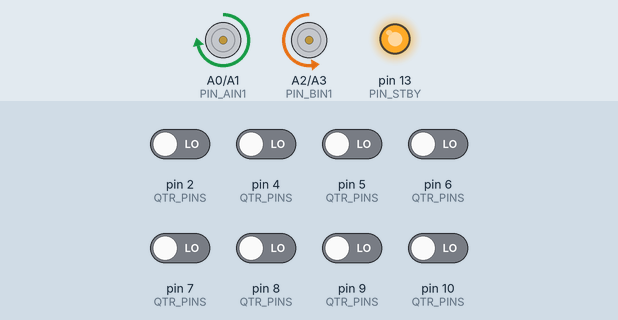
A sketch run on a simulated Arduino Uno, built with avr-gcc and run on an emulated ATmega328P. On the bench: motor-driver pin pairs drawn as motors (green arrow = first pin HIGH = forward, orange = second pin HIGH = backward, longer = more drive, scaled by the enable pin, stopped while the standby pin is LOW), output pins drawn as LEDs (lit = HIGH). Inputs (shaded band) come from the test bench; at power-on: pin 2 (QTR_PINS), pin 4 (QTR_PINS), pin 5 (QTR_PINS), pin 6 (QTR_PINS), pin 7 (QTR_PINS), pin 8 (QTR_PINS), pin 9 (QTR_PINS), pin 10 (QTR_PINS) LOW.

Above: at 8.1 s.
8.2 s: pin 4 (QTR_PINS) driven HIGH
At 8.5 s:
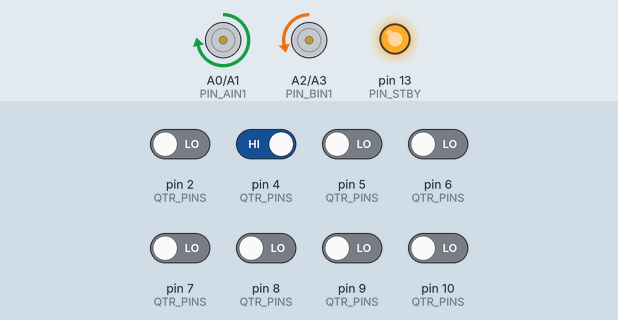
9.7 s: pin 2 (QTR_PINS) driven HIGH
At 10.9 s:
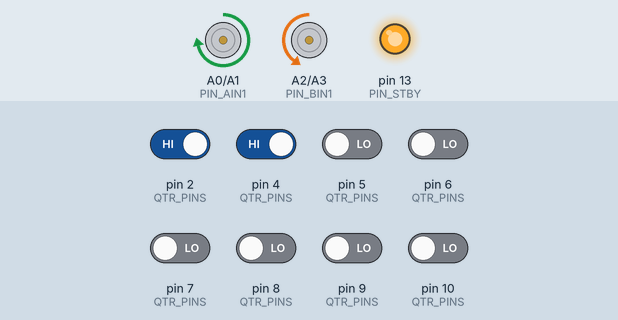
11.2 s: pin 5 (QTR_PINS) driven HIGH
At 12.0 s:
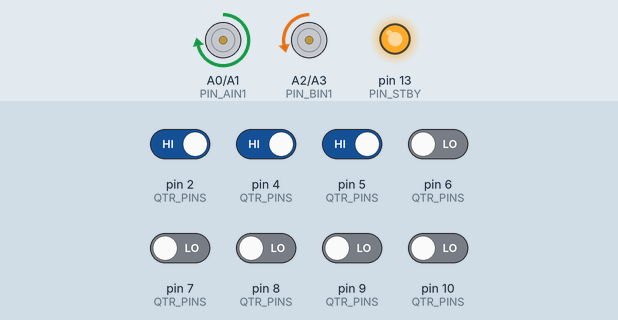
12.7 s: pin 7 (QTR_PINS) driven HIGH
At 13.2 s:
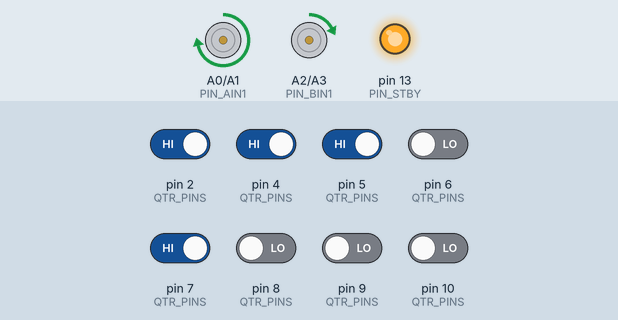
14.2 s: pin 6 (QTR_PINS) driven HIGH
At 15.4 s:
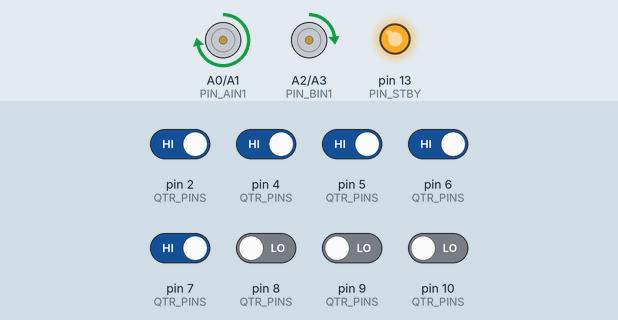
15.7 s: pin 8 (QTR_PINS) driven HIGH
At 16.6 s:
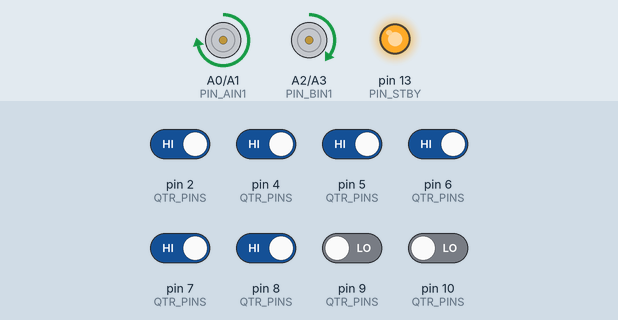
Timing chart, 0 to 18.2 s (numbered marks = the images above; inputs shaded):
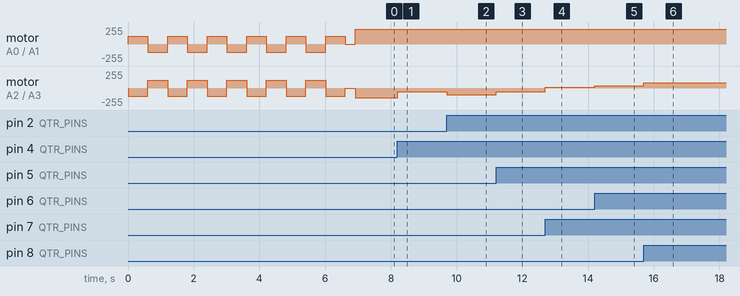

The sketch:

linepilot_aio.ino
```cpp
// (licence header left out)
// ======================
// MODE SELECTION (choose exactly ONE)
// ======================
// #define LINEPILOT_MODE_RULE_BASED
#define LINEPILOT_MODE_PD
// #define LINEPILOT_MODE_PID

#if (defined(LINEPILOT_MODE_RULE_BASED) + defined(LINEPILOT_MODE_PD) + defined(LINEPILOT_MODE_PID)) != 1
  #error "Select exactly ONE: LINEPILOT_MODE_RULE_BASED / LINEPILOT_MODE_PD / LINEPILOT_MODE_PID"
#endif


#if defined(LINEPILOT_MODE_RULE_BASED)

/*
  Project: LinePilot – Rule-Based Line Follower (L298N + 3 Digital Sensors)
  File: linepilot_rule_based.ino
  Author: Furkan Ege
  Board: Arduino UNO R3
  Version: 1.0
  Last Updated: 12/02/2025

  Description:
    Clean-room rule-based line follower for:
      - L298N dual H-bridge motor driver
      - 2 DC motors
      - 3 digital line sensors (Left/Center/Right)

    The robot follows the line using simple decision rules and
    uses "last seen direction" memory to recover when the line is lost.

  Features:
    - 3 digital sensors (L/C/R)
    - Rule-based decisions (no PID)
    - Last-seen memory for line reacquisition
    - Configurable line polarity (black line on white ground, or inverse)

  Wiring:
    L298N:
      ENA → D5 (PWM)
      IN1 → D6
      IN2 → D7
      IN3 → D8
      IN4 → D9
      ENB → D10 (PWM)

    Line Sensors (digital):
      Left   → D2
      Center → D3
      Right  → D4

  Libraries:
    - None

  Serial Baud:
    9600

  License: GPL-3.0
*/

// ======================
// User Settings
// ======================
static const bool LINE_IS_BLACK = true;  // true: black line on white ground, false: white line on black
static const int BASE_SPEED_PWM = 170;   // 0..255
static const int TURN_SPEED_PWM = 170;   // 0..255
static const int SEARCH_SPEED_PWM = 120; // 0..255 (line lost w/ no memory)

// If your sensor module outputs 1 on black (instead of common 0), flip this:
static const bool SENSOR_OUTPUT_IS_BLACK_HIGH = false;

// ======================
// Pin Map - L298N
// ======================
static const int PIN_ENA = 5;  // PWM (Motor A)
static const int PIN_IN1 = 6;
static const int PIN_IN2 = 7;

static const int PIN_IN3 = 8;
static const int PIN_IN4 = 9;
static const int PIN_ENB = 10; // PWM (Motor B)

// Sensors
static const int PIN_SENSOR_LEFT   = 2;
static const int PIN_SENSOR_CENTER = 3;
static const int PIN_SENSOR_RIGHT  = 4;

// ======================
// Types / State
// ======================
enum class LastSeen : uint8_t { None, Left, Right };
static LastSeen lastSeen = LastSeen::None;

// ======================
// Helpers - Sensor Logic
// ======================
static inline int digitalSeesBlack(int rawDigital) {
  // rawDigital is 0/1 from module.
  // Normalize to "black" = 1.
  if (SENSOR_OUTPUT_IS_BLACK_HIGH) {
    return (rawDigital == 1) ? 1 : 0;
  }
  return (rawDigital == 0) ? 1 : 0;
}

static inline int sensorOnLine(int rawDigital) {
  // Convert sensor reading to "on line" = 1
  const int isBlack = digitalSeesBlack(rawDigital);
  // If line is black, onLine == isBlack; else onLine == !isBlack
  return LINE_IS_BLACK ? isBlack : (isBlack == 0 ? 1 : 0);
}

// ======================
// Helpers - Motor Control
// ======================
static inline void setMotorA(int pwmSigned) {
  // Motor A: ENA + IN1/IN2
  pwmSigned = constrain(pwmSigned, -255, 255);

  if (pwmSigned < 0) {
    digitalWrite(PIN_IN1, LOW);
    digitalWrite(PIN_IN2, HIGH);
    analogWrite(PIN_ENA, abs(pwmSigned));
  } else {
    digitalWrite(PIN_IN1, HIGH);
    digitalWrite(PIN_IN2, LOW);
    analogWrite(PIN_ENA, pwmSigned);
  }
}

static inline void setMotorB(int pwmSigned) {
  // Motor B: ENB + IN3/IN4
  pwmSigned = constrain(pwmSigned, -255, 255);

  if (pwmSigned < 0) {
    digitalWrite(PIN_IN3, LOW);
    digitalWrite(PIN_IN4, HIGH);
    analogWrite(PIN_ENB, abs(pwmSigned));
  } else {
    digitalWrite(PIN_IN3, HIGH);
    digitalWrite(PIN_IN4, LOW);
    analogWrite(PIN_ENB, pwmSigned);
  }
}

static inline void drive(int leftPwm, int rightPwm) {
  // Convention: Motor A = Left, Motor B = Right (change if wiring differs)
  setMotorA(leftPwm);
  setMotorB(rightPwm);
}

static inline void stopMotors() {
  analogWrite(PIN_ENA, 0);
  analogWrite(PIN_ENB, 0);
}

static inline void driveForward(int pwm) {
  drive(pwm, pwm);
}

static inline void pivotLeft(int pwm) {
  // left reverse, right forward
  drive(-pwm, pwm);
}

static inline void pivotRight(int pwm) {
  // left forward, right reverse
  drive(pwm, -pwm);
}

// ======================
// Arduino
// ======================
void setup() {
  pinMode(PIN_ENA, OUTPUT);
  pinMode(PIN_IN1, OUTPUT);
  pinMode(PIN_IN2, OUTPUT);

  pinMode(PIN_IN3, OUTPUT);
  pinMode(PIN_IN4, OUTPUT);
  pinMode(PIN_ENB, OUTPUT);

  pinMode(PIN_SENSOR_LEFT, INPUT);
  pinMode(PIN_SENSOR_CENTER, INPUT);
  pinMode(PIN_SENSOR_RIGHT, INPUT);

  Serial.begin(9600);
  stopMotors();
}

void loop() {
  const int leftOnLine   = sensorOnLine(digitalRead(PIN_SENSOR_LEFT));
  const int centerOnLine = sensorOnLine(digitalRead(PIN_SENSOR_CENTER));
  const int rightOnLine  = sensorOnLine(digitalRead(PIN_SENSOR_RIGHT));

  // Decision rules:
  // 1) Center sees line -> go forward
  // 2) Left sees line   -> pivot left, remember left
  // 3) Right sees line  -> pivot right, remember right
  // 4) Wide line/intersection -> go forward
  // 5) Lost line -> pivot toward lastSeen, else slow forward search

  if (centerOnLine == 1 && leftOnLine == 0 && rightOnLine == 0) {
    driveForward(BASE_SPEED_PWM);
  } else if (leftOnLine == 1 && centerOnLine == 0) {
    pivotLeft(TURN_SPEED_PWM);
    lastSeen = LastSeen::Left;
  } else if (rightOnLine == 1 && centerOnLine == 0) {
    pivotRight(TURN_SPEED_PWM);
    lastSeen = LastSeen::Right;
  } else if (centerOnLine == 1 && (leftOnLine == 1 || rightOnLine == 1)) {
    driveForward(BASE_SPEED_PWM);
  } else {
    // Line lost
    if (lastSeen == LastSeen::Left) {
      pivotLeft(TURN_SPEED_PWM);
    } else if (lastSeen == LastSeen::Right) {
      pivotRight(TURN_SPEED_PWM);
    } else {
      driveForward(SEARCH_SPEED_PWM);
    }
  }
}

#endif


#if defined(LINEPILOT_MODE_PD)

/*
  Project: LinePilot – PD Line Follower (TB6612FNG + QTR-8)
  File: linepilot_pd.ino
  Author: Furkan Ege
  Board: Arduino UNO R3
  Version: 1.0
  Last Updated: 12/02/2025

  Description:
    Clean-room PD line follower using:
      - TB6612FNG motor driver (2 DC motors)
      - QTR-8 sensor array (RC type via QTRSensors library)
      - PD control: correction = Kp*error + Kd*derivative

    Optional obstacle sensor block is provided as commented code.

  Features:
    - QTR-8 position (0..7000)
    - Start-up calibration with in-place oscillation
    - PD control (stable, easy to tune)
    - Optional obstacle stop logic (commented)

  Wiring:
    QTR-8 (RC):
      Sensors → D2, D4, D5, D6, D7, D8, D9, D10

    TB6612FNG:
      PWMA → D3  (PWM)
      AIN1 → A0
      AIN2 → A1
      PWMB → D11 (PWM)
      BIN1 → A2
      BIN2 → A3
      STBY → D13

    Optional Obstacle Sensor:
      OUT → A4  (digital input)

  Libraries:
    - QTRSensors.h

  Serial Baud:
    9600

  License: GPL-3.0
*/

#include <QTRSensors.h>

// ======================
// User Settings
// ======================
static const float KP = 0.09f;
static const float KD = 0.80f;

static const int LEFT_BASE_PWM  = 170;   // 0..255
static const int RIGHT_BASE_PWM = 170;   // 0..255

static const int PWM_MIN = -220;
static const int PWM_MAX =  220;

// Track polarity (set false for black line on white ground in most cases)
static const bool INVERT_POSITION = false;

// Optional obstacle sensor pin
// static const int PIN_OBSTACLE = A4; // digital input

// ======================
// Pin Map - TB6612FNG
// ======================
static const int PIN_PWMA = 3;    // PWM (Left motor)
static const int PIN_AIN1 = A0;
static const int PIN_AIN2 = A1;

static const int PIN_PWMB = 11;   // PWM (Right motor)
static const int PIN_BIN1 = A2;
static const int PIN_BIN2 = A3;

static const int PIN_STBY = 13;

// ======================
// QTR-8 (RC) pins
// ======================
static const unsigned char QTR_PINS[8] = { 2, 4, 5, 6, 7, 8, 9, 10 };
QTRSensorsRC qtr(QTR_PINS, 8, 2500, QTR_NO_EMITTER_PIN);
unsigned int qtrValues[8];

// ======================
// State
// ======================
static int lastError = 0;

// ======================
// Motor Helpers
// ======================
static inline void tb6612Enable() {
  digitalWrite(PIN_STBY, HIGH);
}

static inline void setTb6612Motor(int pwmPin, int in1Pin, int in2Pin, int speedSigned) {
  speedSigned = constrain(speedSigned, -255, 255);

  if (speedSigned < 0) {
    digitalWrite(in1Pin, LOW);
    digitalWrite(in2Pin, HIGH);
    analogWrite(pwmPin, abs(speedSigned));
  } else {
    digitalWrite(in1Pin, HIGH);
    digitalWrite(in2Pin, LOW);
    analogWrite(pwmPin, speedSigned);
  }
}

static inline void driveMotors(int leftPwm, int rightPwm) {
  leftPwm  = constrain(leftPwm,  PWM_MIN, PWM_MAX);
  rightPwm = constrain(rightPwm, PWM_MIN, PWM_MAX);

  setTb6612Motor(PIN_PWMA, PIN_AIN1, PIN_AIN2, leftPwm);
  setTb6612Motor(PIN_PWMB, PIN_BIN1, PIN_BIN2, rightPwm);
}

static inline void stopMotors() {
  analogWrite(PIN_PWMA, 0);
  analogWrite(PIN_PWMB, 0);
}

// ======================
// QTR Calibration
// ======================
static void calibrateQtrWithOscillation() {
  const int swingPwm = 120;

  for (int i = 0; i < 220; i++) {
    const bool swingRight = (i % 40) < 20;
    if (swingRight) {
      // pivot right
      driveMotors(+swingPwm, -swingPwm);
    } else {
      // pivot left
      driveMotors(-swingPwm, +swingPwm);
    }

    qtr.calibrate();
    delay(5);
  }

  stopMotors();
  delay(300);
}

// ======================
// Arduino
// ======================
void setup() {
  pinMode(PIN_PWMA, OUTPUT);
  pinMode(PIN_AIN1, OUTPUT);
  pinMode(PIN_AIN2, OUTPUT);

  pinMode(PIN_PWMB, OUTPUT);
  pinMode(PIN_BIN1, OUTPUT);
  pinMode(PIN_BIN2, OUTPUT);

  pinMode(PIN_STBY, OUTPUT);

  // Optional obstacle sensor
  // pinMode(PIN_OBSTACLE, INPUT);

  Serial.begin(9600);

  tb6612Enable();
  stopMotors();

  calibrateQtrWithOscillation();
}

void loop() {
  // Optional obstacle stop logic (uncomment to use)
  /*
  if (digitalRead(PIN_OBSTACLE) == HIGH) {
    stopMotors();
    delay(10);
    return;
  }
  */

  unsigned int position = qtr.readLine(qtrValues); // 0..7000
  if (INVERT_POSITION) {
    position = 7000 - position;
  }

  const int error = (int)position - 3500;
  const int derivative = error - lastError;
  lastError = error;

  const int correction = (int)(KP * error + KD * derivative);

  const int leftPwm  = LEFT_BASE_PWM  - correction;
  const int rightPwm = RIGHT_BASE_PWM + correction;

  driveMotors(leftPwm, rightPwm);
}

#endif


#if defined(LINEPILOT_MODE_PID)

/*
  Project: LinePilot – PID Line Follower (TB6612FNG + QTR-8)
  File: linepilot_pid.ino
  Author: Furkan Ege
  Board: Arduino UNO R3
  Version: 1.0
  Last Updated: 12/02/2025

  Description:
    Clean-room PID line follower using:
      - TB6612FNG motor driver (2 DC motors)
      - QTR-8 sensor array (RC type via QTRSensors library)
      - PID control with anti-windup (integral clamp)

    Optional obstacle sensor block is provided as commented code.

  Features:
    - QTR-8 position (0..7000)
    - Start-up calibration with oscillation
    - PID control (P + I + D)
    - Integral clamp (anti-windup)
    - Optional obstacle stop logic (commented)

  Wiring:
    QTR-8 (RC):
      Sensors → D2, D4, D5, D6, D7, D8, D9, D10

    TB6612FNG:
      PWMA → D3  (PWM)
      AIN1 → A0
      AIN2 → A1
      PWMB → D11 (PWM)
      BIN1 → A2
      BIN2 → A3
      STBY → D13

    Optional Obstacle Sensor:
      OUT → A4  (digital input)

  Libraries:
    - QTRSensors.h

  Serial Baud:
    9600

  License: GPL-3.0
*/

#include <QTRSensors.h>

// ======================
// User Settings
// ======================
static const float KP = 0.07f;
static const float KI = 0.00008f;
static const float KD = 1.80f;

static const int LEFT_BASE_PWM  = 165;
static const int RIGHT_BASE_PWM = 165;

static const int PWM_MIN = -220;
static const int PWM_MAX =  220;

// Track polarity
static const bool INVERT_POSITION = false;

// Anti-windup clamp
static const long INTEGRAL_MIN = -20000L;
static const long INTEGRAL_MAX =  20000L;

// Optional obstacle sensor pin
// static const int PIN_OBSTACLE = A4; // digital input

// ======================
// Pin Map - TB6612FNG
// ======================
static const int PIN_PWMA = 3;    // PWM (Left motor)
static const int PIN_AIN1 = A0;
static const int PIN_AIN2 = A1;

static const int PIN_PWMB = 11;   // PWM (Right motor)
static const int PIN_BIN1 = A2;
static const int PIN_BIN2 = A3;

static const int PIN_STBY = 13;

// ======================
// QTR-8 (RC)
// ======================
static const unsigned char QTR_PINS[8] = { 2, 4, 5, 6, 7, 8, 9, 10 };
QTRSensorsRC qtr(QTR_PINS, 8, 2500, QTR_NO_EMITTER_PIN);
unsigned int qtrValues[8];

// ======================
// State
// ======================
static int lastError = 0;
static long integral = 0;

// ======================
// Motor Helpers
// ======================
static inline void tb6612Enable() {
  digitalWrite(PIN_STBY, HIGH);
}

static inline void setTb6612Motor(int pwmPin, int in1Pin, int in2Pin, int speedSigned) {
  speedSigned = constrain(speedSigned, -255, 255);

  if (speedSigned < 0) {
    digitalWrite(in1Pin, LOW);
    digitalWrite(in2Pin, HIGH);
    analogWrite(pwmPin, abs(speedSigned));
  } else {
    digitalWrite(in1Pin, HIGH);
    digitalWrite(in2Pin, LOW);
    analogWrite(pwmPin, speedSigned);
  }
}

static inline void driveMotors(int leftPwm, int rightPwm) {
  leftPwm  = constrain(leftPwm,  PWM_MIN, PWM_MAX);
  rightPwm = constrain(rightPwm, PWM_MIN, PWM_MAX);

  setTb6612Motor(PIN_PWMA, PIN_AIN1, PIN_AIN2, leftPwm);
  setTb6612Motor(PIN_PWMB, PIN_BIN1, PIN_BIN2, rightPwm);
}

static inline void stopMotors() {
  analogWrite(PIN_PWMA, 0);
  analogWrite(PIN_PWMB, 0);
}

// ======================
// QTR Calibration
// ======================
static void calibrateQtrWithOscillation() {
  const int swingPwm = 120;

  for (int i = 0; i < 220; i++) {
    const bool swingRight = (i % 40) < 20;
    if (swingRight) {
      driveMotors(+swingPwm, -swingPwm);
    } else {
      driveMotors(-swingPwm, +swingPwm);
    }

    qtr.calibrate();
    delay(5);
  }

  stopMotors();
  delay(300);
}

// ======================
// Arduino
// ======================
void setup() {
  pinMode(PIN_PWMA, OUTPUT);
  pinMode(PIN_AIN1, OUTPUT);
  pinMode(PIN_AIN2, OUTPUT);

  pinMode(PIN_PWMB, OUTPUT);
  pinMode(PIN_BIN1, OUTPUT);
  pinMode(PIN_BIN2, OUTPUT);

  pinMode(PIN_STBY, OUTPUT);

  // Optional obstacle sensor
  // pinMode(PIN_OBSTACLE, INPUT);

  Serial.begin(9600);

  tb6612Enable();
  stopMotors();

  calibrateQtrWithOscillation();
}

void loop() {
  // Optional obstacle stop logic (uncomment to use)
  /*
  if (digitalRead(PIN_OBSTACLE) == HIGH) {
    stopMotors();
    delay(10);
    return;
  }
  */

  unsigned int position = qtr.readLine(qtrValues); // 0..7000
  if (INVERT_POSITION) {
    position = 7000 - position;
  }

  const int error = (int)position - 3500;

  integral += error;
  integral = constrain(integral, INTEGRAL_MIN, INTEGRAL_MAX);

  const int derivative = error - lastError;
  lastError = error;

  const int correction = (int)(KP * error + KI * (float)integral + KD * derivative);

  const int leftPwm  = LEFT_BASE_PWM  - correction;
  const int rightPwm = RIGHT_BASE_PWM + correction;

  driveMotors(leftPwm, rightPwm);
}

#endif
```

Measured:
- after the input at 8.2 s, motor on A2 (PIN_BIN1) / A3 (PIN_BIN2): backward 145/255 → backward 55/255 at once
- after the input at 9.7 s, motor on A2 (PIN_BIN1) / A3 (PIN_BIN2): backward 55/255 → backward 100/255 at once
- after the input at 11.2 s, motor on A2 (PIN_BIN1) / A3 (PIN_BIN2): backward 100/255 → backward 55/255 at once
- after the input at 12.7 s, motor on A2 (PIN_BIN1) / A3 (PIN_BIN2): backward 55/255 → forward 13/255 at once
- after the input at 14.2 s, motor on A2 (PIN_BIN1) / A3 (PIN_BIN2): forward 13/255 → forward 35/255 at once
- after the input at 15.7 s, motor on A2 (PIN_BIN1) / A3 (PIN_BIN2): forward 35/255 → forward 80/255 at once
